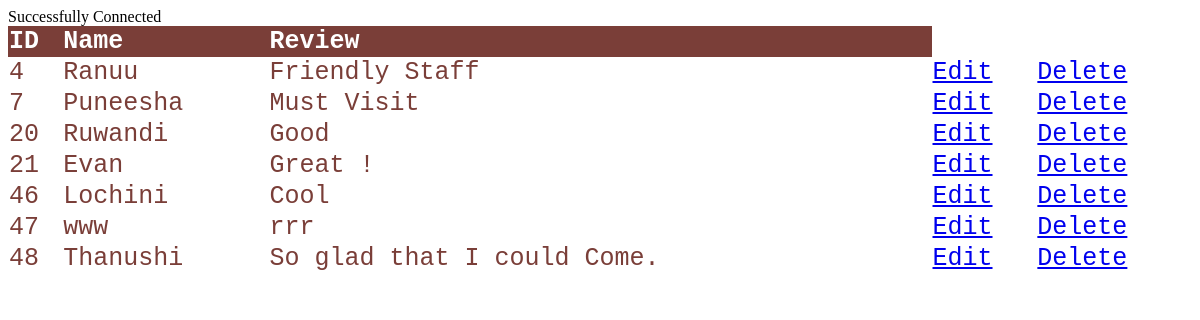
The page /Manage.php on the database its author committed.
### tables this page shows
CREATE TABLE `reviews` (
  `ID` int(50) NOT NULL,
  `Name` varchar(100) NOT NULL,
  `Review` varchar(255) NOT NULL
);

### Manage.php (the view, shortened to what this page needs)
<!DOCTYPE html>
<html>
<head>
</head>
<body>
    <table>
        <tr>
            <th>ID</th>
            <th>Name</th>
            <th>Review</th>
        </tr>
        <?php
$serverName = "localhost";
$userName = "root";
$password = "";
$dbName = "dmwcw";
$conn = mysqli_connect($serverName, $userName, $password, $dbName);
echo "Successfully Connected <br>";
$sql = "SELECT ID, Name, Review FROM reviews";
$Result = mysqli_query($conn,$sql);
if(mysqli_num_rows($Result)>0)
{
    while($row=mysqli_fetch_assoc($Result))
    {
        $ID=$row["ID"];
        $name=$row["Name"];
        $review=$row["Review"];
    echo '<tr>
        <td>'.$ID.'</td>
        <td>'.$name.'</td>
        <td>'.$review.'</td>
        <td><a href="Update.php?ID='.$ID.'">Edit<a/>
        <td><a href="Delete.php?ID='.$ID.'">Delete<a/>
        </tr>';
    }
    echo "</table>";
}
else
{
    echo "0 result";
}
?>
</body>
</html>

### Manage.php (style rules this page uses)
table { border-collapse: collapse; width: 100%; color: #7a3e38; font-family: monospace; font-size: 25px; text-align: left; }
th { background-color: #7a3e38; color: white; }

### rows shown on the page
reviews: ID "4", Name "Ranuu", Review "Friendly Staff"
reviews: ID "7", Name "Puneesha", Review "Must Visit"
reviews: ID "20", Name "Ruwandi", Review "Good"
reviews: ID "21", Name "Evan", Review "Great !"
reviews: ID "46", Name "Lochini", Review "Cool"
reviews: ID "47", Name "www", Review "rrr"
reviews: ID "48", Name "Thanushi", Review "So glad that I could Come."
